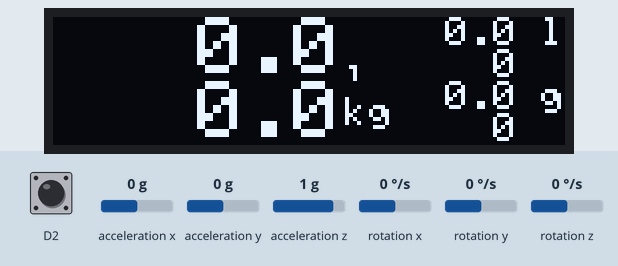
This sketch was run on a simulated Arduino Nano 33 IoT. On the bench: 128×32 one-colour display. The inputs (shaded band) are chosen by the test bench; at power-on: D2 HIGH, acceleration x 0 g, acceleration y 0 g, acceleration z 1 g, rotation x 0 °/s, rotation y 0 °/s, rotation z 0 °/s. What the sketch prints to the serial monitor is not drawn.

Above: at 1.2 s.
1.3 s: D2 pulled LOW for 3.2 s
At 5.2 s:
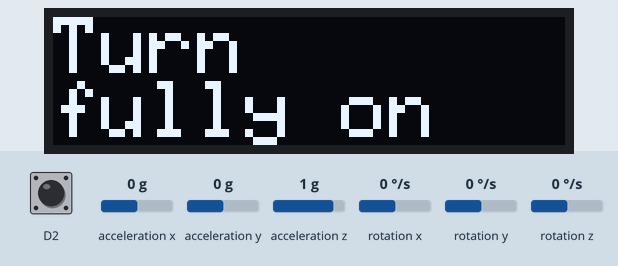
6.0 s: D2 pulled LOW for 1 s
At 7.8 s:
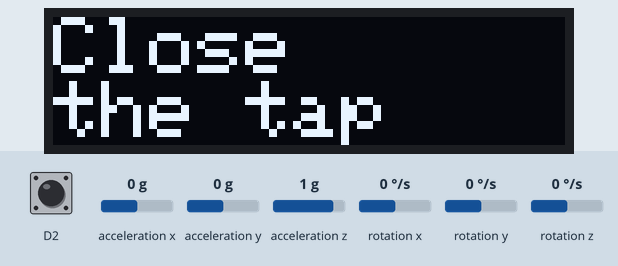
Timing chart, 0 to 9.3 s (numbered marks = the images above; inputs shaded):
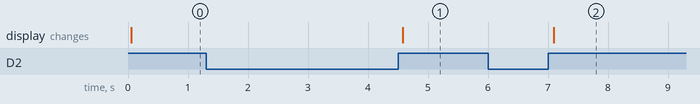

The sketch:

WaterMonitor2.ino
```cpp
#include <SPI.h>
#include <Wire.h>
#include <Adafruit_GFX.h>
#include <Adafruit_SSD1306.h>
#include <SparkFunLSM6DS3.h>
#include <ArduinoBLE.h>

#define SCREEN_WIDTH 128 // OLED display width, in pixels
#define SCREEN_HEIGHT 32 // OLED display height, in pixels

#define DISPLAY
#define USEIMU

#define OLED_RESET     -1 // Reset pin # (or -1 if sharing Arduino reset pin)
#ifdef DISPLAY
Adafruit_SSD1306 display(SCREEN_WIDTH, SCREEN_HEIGHT, &Wire, OLED_RESET);
#endif

#ifdef USEIMU
LSM6DS3 myIMU(I2C_MODE, 0x6A);
#endif

#define ACCEL_Z_THRESH      0.02
#define FLOW_MAX_LITRE_MIN  24.0

#define ORIENT_MIN          270.0
#define ORIENT_TRESH        5.0
#define ORIENT_MAX          300.0

#define FLOW_MAX_MILLILITRE_SEC  ((FLOW_MAX_LITRE_MIN * 1000.0) / 60.0)
#define CO2_GRAMS_PER_LITER   60.0

bool tapOpen = false;
int threshCntr = 0;
double totalMilliLitres = 0;
double partialMilliLitres = 0;
double totalCO2 = 0;
double partialCO2 = 0;
double lastAccelZ = 0;
double lastHeading = 0;
float accelZClose = 0.94;
float accelZFull = 0.78;

#define APP_NORMAL            0
#define APP_CALIBRATION1      1
#define APP_CALIBRATION2      2
int appStatus = APP_NORMAL;
int debounceCntr = 0;

#ifdef USEBLE
///////////////////////////////////////////////////////////////////////////////////
// BLE
// Define custom BLE service for position (read-only)
BLEService posService("95ff7bf8-aa6f-4671-82d9-22a8931c5387");
BLEStringCharacteristic pos("8f0e70fc-2a4b-4fd3-b487-6babf2e220e1", BLERead | BLENotify, 30);
#endif

void setupBLE()
{
#ifdef USEBLE
  Serial.print("Setting up BLE...");

  // Initialize BLE
  if(!BLE.begin()) {
    // Failed to initialize BLE, blink the internal LED
    Serial.println("AceBle: Failed initializing BLE");
    return;
  }

  // Set advertised local name and services UUID
  BLE.setDeviceName("Arduino Nano 33 IoT");
  BLE.setLocalName("ACE");

  posService.addCharacteristic(pos);
  BLE.addService(posService);

  // Start advertising
  BLE.advertise();
  Serial.println("DONE");
#endif
}

#define LITRES_X        0
#define LITRES_Y        0
#define LITRES_W        80
#define LITRES_H        16
#define LITRES_X_TOT    80
#define LITRES_Y_TOT    0
#define ACCELZ_Y        8
#define LITRES_UDM_X    73
#define LITRES_UDM_Y    12

#define CO2_X           0
#define CO2_Y           16
#define CO2_W           80
#define CO2_H           16
#define CO2_X_TOT       80
#define CO2_Y_TOT       16
#define HEADING_Y       24
#define CO2_UDM_X       73
#define CO2_UDM_Y       20

int x = 0;
bool lr = true;
void updateDisplay()
{
  char text[20];

  display.clearDisplay();

  // Litres
  display.fillRect(LITRES_X, LITRES_Y, LITRES_W, LITRES_H, SSD1306_BLACK);

  display.setCursor(LITRES_X, LITRES_Y);
  display.setTextColor(SSD1306_WHITE);
  display.setTextSize(2);

  sprintf(text, "%6.1f", partialMilliLitres/1000.0);
  display.print(text);

  display.setTextColor(SSD1306_WHITE);
  display.setTextSize(1);

  display.setCursor(LITRES_UDM_X, LITRES_UDM_Y);
  display.print("l");

  display.setCursor(LITRES_X_TOT, LITRES_Y_TOT);
  sprintf(text, "%6.1f l", totalMilliLitres/1000.0);
  display.print(text);

  display.setCursor(LITRES_X_TOT, ACCELZ_Y);
  sprintf(text, "%6.0f", lastAccelZ);
  display.print(text);

  // CO2
  display.fillRect(CO2_X, CO2_Y, CO2_W, CO2_H, SSD1306_BLACK);

  display.setCursor(CO2_X, CO2_Y);
  display.setTextColor(SSD1306_WHITE);
  display.setTextSize(2);

  sprintf(text, "%6.1f", partialCO2/1000.0);
  display.print(text);

  display.setTextColor(SSD1306_WHITE);
  display.setTextSize(1);

  display.setCursor(CO2_UDM_X, CO2_UDM_Y);
  display.print("kg");

  display.setCursor(CO2_X_TOT, CO2_Y_TOT);
  sprintf(text, "%6.1f g", totalCO2/1000.0);
  display.print(text);

  display.setCursor(CO2_X_TOT, HEADING_Y);
  sprintf(text, "%6.0f", lastHeading);
  display.print(text);

  display.display();

  /*
  if (lr)
  {
    x ++;
    if (x >= 128-30) lr = false;
  }
  else
  {
    x--;
    if (x == 0) lr = true;
  }

  display.clearDisplay();
  display.fillRect(x, 0, 30, 30, SSD1306_WHITE);
  display.display();
  */
}

void showCalibrationStatus1()
{
  display.clearDisplay();

  display.setCursor(0, 0);
  display.setTextColor(SSD1306_WHITE);
  display.setTextSize(2);
  display.print("Turn\nfully on");

  display.display();
}

void showCalibrationStatus2()
{
  display.clearDisplay();

  display.setCursor(0, 0);
  display.setTextColor(SSD1306_WHITE);
  display.setTextSize(2);
  display.print("Close\nthe tap");

  display.display();
}

void setup() {
  // put your setup code here, to run once:
  Serial.begin(115200);
  Serial.println("Processor came out of reset.\n");

  pinMode(B10, INPUT_PULLUP);

#ifdef USEIMU
  //Call .begin() to configure the IMU
  myIMU.begin();
#endif

#ifdef DISPLAY
  // Clear the buffer
  display.begin();
  display.clearDisplay();

  // Show the display buffer on the screen. You MUST call display() after
  // drawing commands to make them visible on screen!
  display.display();
#endif

  setupBLE();
  updateDisplay();
}

void loop()
{
  static auto prevMs = millis();
  static auto prevFastMs = millis();
  static auto printTime = millis();
  static float avgGX = 0;
  static float heading = 0; //orientation.heading();

  float aX, aY, aZ;
  float gX, gY, gZ;

  aX = myIMU.readFloatAccelX();
  aY = myIMU.readFloatAccelY();
  aZ = myIMU.readFloatAccelZ();
  gX = myIMU.readFloatGyroX();
  gY = myIMU.readFloatGyroY();
  gZ = myIMU.readFloatGyroZ();

  //Serial.println(String("rotation: ") + String(gX)+String(";")+String(gY)+String(";")+String(gZ)+String(";"));

  if (millis() - printTime >= 1000) {
    printTime = millis();

    Serial.println(String("acceleration: ") + String(aX)+String(";")+String(aY)+String(";")+String(aZ)+String(";"));
    Serial.println(String("rotation: ") + String(gX)+String(";")+String(gY)+String(";")+String(gZ)+String(";"));

    Serial.println(String("input: ") + String(digitalRead(B10)));
    Serial.println(String("status: ") + String(appStatus)+";"+String(debounceCntr));
    Serial.println(String("thresholds: ") + String(accelZClose)+";"+String(accelZFull));
    Serial.println(String("heading: ") + String(heading));
  }

  avgGX = (avgGX * 0.9) + (gX * 0.1);

  float delta = millis() - prevFastMs;
  if (delta > 0)
  {
    if ((appStatus == APP_NORMAL) && tapOpen && (abs(avgGX) > 5.0))
    {
      heading = heading + (avgGX * delta / 1000.0);
    }

    prevFastMs = millis();
  }

  if (millis() - prevMs >= 100)
  {
    if (appStatus == APP_NORMAL)
    {
      float accelZ = aZ;

      if (accelZ < accelZClose-ACCEL_Z_THRESH)
      {
        if (!tapOpen)
        {
          threshCntr ++;
          if (threshCntr > 3)
          {
            partialMilliLitres = 0;
            partialCO2 = 0;
            tapOpen = true;
          }
        }
        else
        {
          threshCntr = 0;
        }
      }
      else if (accelZ > accelZClose-ACCEL_Z_THRESH)
      {
        if (tapOpen)
        {
          threshCntr ++;
          if (threshCntr > 3)
          {
            tapOpen = false;
          }
        }
        else
        {
          threshCntr = 0;
        }
      }

      if (tapOpen)
      {
        // compute current flow
        if (accelZ < accelZFull) accelZ = accelZFull;
        if (accelZ > accelZClose) accelZ = accelZClose;

        double perc = (accelZFull + (accelZ - accelZClose)) / (accelZClose - accelZFull);
        double flow = FLOW_MAX_MILLILITRE_SEC * perc;
        double deltaMs = millis() - prevMs;
        double milliLitres = flow * deltaMs / 1000.0;

        partialMilliLitres += milliLitres;
        totalMilliLitres += milliLitres;

        if (heading < ORIENT_MIN) heading = ORIENT_MIN;
        if (heading > ORIENT_MAX) heading = ORIENT_MAX;

        double percHot = (heading - ORIENT_MIN) / (ORIENT_MAX - ORIENT_MIN);
        double co2 = CO2_GRAMS_PER_LITER * percHot * milliLitres / 1000.0;

        partialCO2 += co2;
        totalCO2 += co2;

        lastAccelZ = aZ;
        //lastHeading = orientation.heading();

        updateDisplay();
      }

      if (digitalRead(B10) == 0)
      {
        debounceCntr ++;
      }
      else
      {
        if (debounceCntr >= 30)
        {
          Serial.println(String("Switching to APP_CALIBRATION1"));
          appStatus = APP_CALIBRATION1;
          debounceCntr = 0;

          showCalibrationStatus1();
        }
        else
        {
          debounceCntr = 0;
        }
      }
    }

    if (appStatus == APP_CALIBRATION1)
    {
      accelZFull = aZ;

      if (digitalRead(B10) == 0)
      {
        debounceCntr ++;
      }
      else
      {
        if (debounceCntr >= 10)
        {
          appStatus = APP_CALIBRATION2;
          debounceCntr = 0;

          showCalibrationStatus2();
        }
        else
        {
          debounceCntr = 0;
        }
      }
    }

    if (appStatus == APP_CALIBRATION2)
    {
      accelZClose = aZ;

      if (digitalRead(B10) == 0)
      {
        debounceCntr ++;
      }
      else
      {
        if (debounceCntr >= 10)
        {
          appStatus = APP_NORMAL;
          debounceCntr = 0;

          updateDisplay();
        }
        else
        {
          debounceCntr = 0;
        }
      }
    }

    prevMs = millis();
  }
}
```

Measured:
- after the input at 1.3 s, the display: changes after 3.3 s (image 1)
- after the input at 6.0 s, the display: changes after 1.1 s (image 2)
